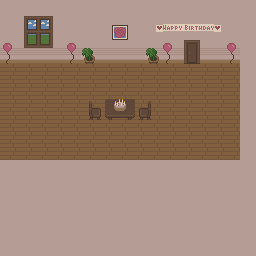

This game map was drawn from its Tiled (.tmx) file and the tilesets committed beside it. A one-line description and the full map source follow:
An orthogonal 32x32 tile map with 8x8 px tiles, 1 tile layer (Tile Layer 1).

<map version="1.10" tiledversion="1.10.2" orientation="orthogonal" renderorder="right-down" width="32" height="32" tilewidth="8" tileheight="8" infinite="0" nextlayerid="2" nextobjectid="1">
 <editorsettings>
  <export target="../endhousetilemap.c" format="gba" />
 </editorsettings>
 <tileset firstgid="1" source="starthousetileset.tsx" />
 <layer id="1" name="Tile Layer 1" width="32" height="32">
  <data encoding="csv">
35,36,35,36,35,36,35,36,35,36,35,36,35,36,35,36,35,36,35,36,35,36,35,36,35,36,35,36,35,36,35,36,
35,36,35,36,35,36,35,36,35,36,35,36,35,36,35,36,35,36,35,36,35,36,35,36,35,36,35,36,35,36,35,36,
35,36,35,25,26,27,28,36,35,36,35,36,35,36,35,36,35,36,35,36,35,36,35,36,35,36,35,36,35,36,35,36,
35,36,35,45,46,47,48,36,35,36,35,36,35,36,121,122,35,36,35,152,153,154,155,156,157,158,159,160,35,36,35,36,
35,36,35,65,66,67,68,36,35,36,35,36,35,36,141,142,35,36,35,36,35,36,35,36,35,36,35,36,35,36,35,36,
99,100,35,85,86,87,88,36,99,100,35,36,35,36,35,36,35,36,35,36,99,100,35,105,106,36,35,36,99,100,35,36,
119,120,55,56,55,56,55,56,119,120,57,58,55,56,55,56,55,56,57,58,119,120,55,125,126,56,55,56,119,120,35,36,
139,140,75,76,75,76,75,76,139,140,77,78,75,76,75,76,75,76,77,78,139,140,75,145,146,76,75,76,139,140,35,36,
59,60,59,60,59,60,59,60,59,60,59,60,59,60,59,60,59,60,59,60,59,60,59,60,59,60,59,60,59,60,35,36,
79,80,79,80,79,80,79,80,79,80,79,80,79,80,79,80,79,80,79,80,79,80,79,80,79,80,79,80,79,80,35,36,
59,60,59,60,59,60,59,60,59,60,59,60,59,60,59,60,59,60,59,60,59,60,59,60,59,60,59,60,59,60,35,36,
79,80,79,80,79,80,79,80,79,80,79,80,79,80,79,80,79,80,79,80,79,80,79,80,79,80,79,80,79,80,35,36,
59,60,59,60,59,60,59,60,59,60,59,29,30,21,117,118,24,31,32,60,59,60,59,60,59,60,59,60,59,60,35,36,
79,80,79,80,79,80,79,80,79,80,79,49,50,41,137,138,44,51,52,80,79,80,79,80,79,80,79,80,79,80,35,36,
59,60,59,60,59,60,59,60,59,60,59,69,70,61,62,63,64,71,72,60,59,60,59,60,59,60,59,60,59,60,35,36,
79,80,79,80,79,80,79,80,79,80,79,80,79,80,79,80,79,80,79,80,79,80,79,80,79,80,79,80,79,80,35,36,
59,60,59,60,59,60,59,60,59,60,59,60,59,60,59,60,59,60,59,60,59,60,59,60,59,60,59,60,59,60,35,36,
79,80,79,80,79,80,79,80,79,80,79,80,79,80,79,80,79,80,79,80,79,80,79,80,79,80,79,80,79,80,35,36,
59,60,59,60,59,60,59,60,59,60,59,60,59,60,59,60,59,60,59,60,59,60,59,60,59,60,59,60,59,60,35,36,
79,80,79,80,79,80,79,80,79,80,79,80,79,80,79,80,79,80,79,80,79,80,79,80,79,80,79,80,79,80,35,36,
35,36,35,36,35,36,35,36,35,36,35,36,35,36,35,36,35,36,35,36,35,36,35,36,35,36,35,36,35,36,35,36,
35,36,35,36,35,36,35,36,35,36,35,36,35,36,35,36,35,36,35,36,35,36,35,36,35,36,35,36,35,36,35,36,
35,36,35,36,35,36,35,36,35,36,35,36,35,36,35,36,35,36,35,36,35,36,35,36,35,36,35,36,35,36,35,36,
35,36,35,36,35,36,35,36,35,36,35,36,35,36,35,36,35,36,35,36,35,36,35,36,35,36,35,36,35,36,35,36,
35,36,35,36,35,36,35,36,35,36,35,36,35,36,35,36,35,36,35,36,35,36,35,36,35,36,35,36,35,36,35,36,
35,36,35,36,35,36,35,36,35,36,35,36,35,36,35,36,35,36,35,36,35,36,35,36,35,36,35,36,35,36,35,36,
35,36,35,36,35,36,35,36,35,36,35,36,35,36,35,36,35,36,35,36,35,36,35,36,35,36,35,36,35,36,35,36,
35,36,35,36,35,36,35,36,35,36,35,36,35,36,35,36,35,36,35,36,35,36,35,36,35,36,35,36,35,36,35,36,
35,36,35,36,35,36,35,36,35,36,35,36,35,36,35,36,35,36,35,36,35,36,35,36,35,36,35,36,35,36,35,36,
35,36,35,36,35,36,35,36,35,36,35,36,35,36,35,36,35,36,35,36,35,36,35,36,35,36,35,36,35,36,35,36,
35,36,35,36,35,36,35,36,35,36,35,36,35,36,35,36,35,36,35,36,35,36,35,36,35,36,35,36,35,36,35,36,
35,36,35,36,35,36,35,36,35,36,35,36,35,36,35,36,35,36,35,36,35,36,35,36,35,36,35,36,35,36,35,36
</data>
 </layer>
</map>
